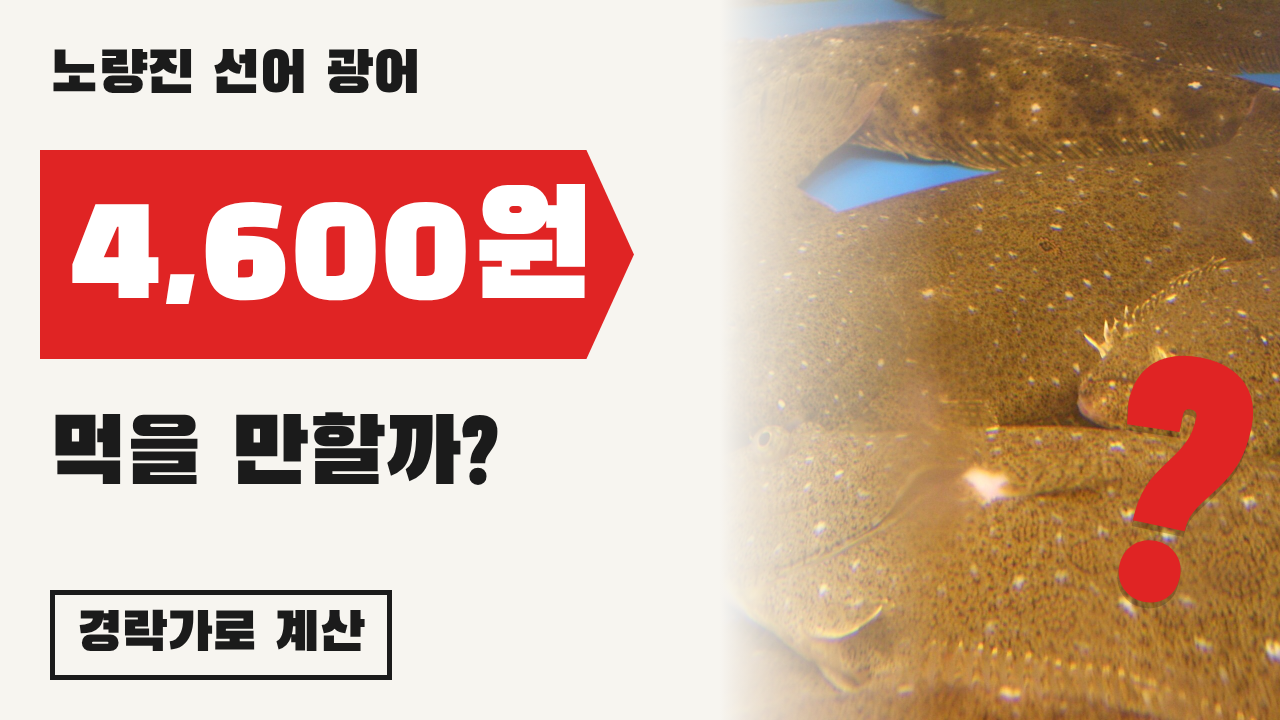
#> input picture .claude/skills/ranking-video/patterns/samples/01_썸네일.png, 1280 x 720 px
$ python checks.py '../../../../ranking-video/patterns/samples/01_썸네일.png'
#> lines starting #> are read from the running program, lines starting #| are printed output that depends on the picture
"""Numeric look checks for a frame (PNG/JPG) against the target style numbers.

python -m toon2d.checks frame1.png [frame2.png ...]
"""
import sys

import numpy as np

TARGETS = {
    'L_mean': (43, 58), 'L_p1': (7, 19), 'L_p5': (11, 26), 'L_p95': (74, 90), 'L_std': (17, 24),
    'chroma_mean': (24, 38), 'shadow_a': (4, 22), 'shadow_b': (-16, 2), 'hi_b': (2, 20),
    'vignette': (0.62, 0.9), 'near_black_pct': (0.2, 11),
}


def srgb_to_lab(rgb):
    c = rgb.astype(np.float32) / 255.0
    c = np.where(c <= 0.04045, c / 12.92, ((c + 0.055) / 1.055) ** 2.4)
    M = np.array([[0.4124, 0.3576, 0.1805], [0.2126, 0.7152, 0.0722], [0.0193, 0.1192, 0.9505]], np.float32)
    xyz = c @ M.T
    xyz /= np.array([0.95047, 1.0, 1.08883], np.float32)
    f = np.where(xyz > 0.008856, np.cbrt(xyz), 7.787 * xyz + 16 / 116)
    L = 116 * f[..., 1] - 16
    a = 500 * (f[..., 0] - f[..., 1])
    b = 200 * (f[..., 1] - f[..., 2])
    return L, a, b


def measure(rgb, caption_mask=True):
    h, w = rgb.shape[:2]
    small = rgb[::4, ::4, :3]
    L, a, b = srgb_to_lab(small)
    if caption_mask:   # ignore the caption band (white text skews highlights)
        hh = L.shape[0]
        keep = np.ones_like(L, bool)
        keep[int(hh * 0.62):int(hh * 0.78), :] = False
    else:
        keep = np.ones_like(L, bool)
    Lk, ak, bk = L[keep], a[keep], b[keep]
    sh = Lk < 35
    hi = Lk > 70
    ch = np.hypot(ak, bk)
    hh, ww = L.shape
    cy0, cy1, cx0, cx1 = int(hh * 0.35), int(hh * 0.65), int(ww * 0.35), int(ww * 0.65)
    cs = int(min(hh, ww) * 0.12)
    corners = np.concatenate([L[:cs, :cs].ravel(), L[:cs, -cs:].ravel(), L[-cs:, :cs].ravel(), L[-cs:, -cs:].ravel()])
    return {
        'L_mean': float(Lk.mean()), 'L_p1': float(np.percentile(Lk, 1)), 'L_p5': float(np.percentile(Lk, 5)),
        'L_p95': float(np.percentile(Lk, 95)), 'L_std': float(Lk.std()), 'chroma_mean': float(ch.mean()),
        'shadow_a': float(ak[sh].mean()) if sh.any() else 0.0, 'shadow_b': float(bk[sh].mean()) if sh.any() else 0.0,
        'hi_b': float(bk[hi].mean()) if hi.any() else 0.0,
        'vignette': float(corners.mean() / max(1e-3, L[cy0:cy1, cx0:cx1].mean())),
        'near_black_pct': float((Lk < 10).mean() * 100),
    }


def report(m):
    out, bad = [], 0
    for k, v in m.items():
        lo, hi = TARGETS[k]
        ok = lo <= v <= hi
        bad += not ok
        out.append('%-15s %7.2f  [%g..%g] %s' % (k, v, lo, hi, 'ok' if ok else '<-- off'))
    return '\n'.join(out), bad


def main(paths):
    from PIL import Image
    tot = 0
    for p in paths:
        rgb = np.asarray(Image.open(p).convert('RGB'))
#> rgb is the input picture: shape (720, 1280, 3); mean R, G, B 203.6, 167.4, 147.3
        txt, bad = report(measure(rgb))
#> in srgb_to_lab, `c = np.where(c <= 0.04045, c / 12.92, ((c + 0.055) / 1.055) ** 2.4)`:
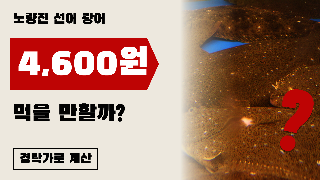
#> c: shape (180, 320, 3) float32; mean R, G, B 0.666, 0.518, 0.454
#> in srgb_to_lab, `xyz = c @ M.T`:
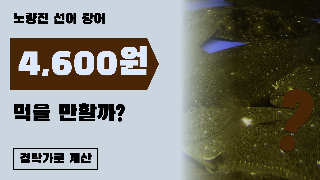
#> xyz: shape (180, 320, 3) float32; mean R, G, B 0.542, 0.545, 0.506; drawn with min black and max white
#> in srgb_to_lab, `xyz /= np.array([0.95047, 1.0, 1.08883], np.float32)`:
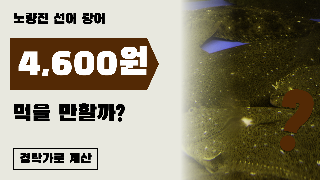
#> xyz: shape (180, 320, 3) float32; mean R, G, B 0.57, 0.545, 0.465; drawn with min black and max white
#> in srgb_to_lab, `f = np.where(xyz > 0.008856, np.cbrt(xyz), 7.787 * xyz + 16 / 116)`:
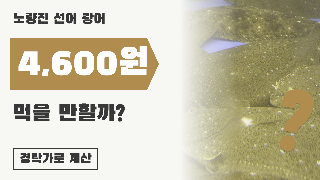
#> f: shape (180, 320, 3) float32; mean R, G, B 0.781, 0.759, 0.667
#> in srgb_to_lab, `L = 116 * f[..., 1] - 16`:
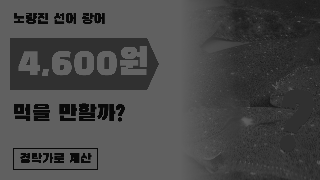
#> L: shape (180, 320) float32; min 9.77, max 100, mean 72
#> in srgb_to_lab, `a = 500 * (f[..., 0] - f[..., 1])`:
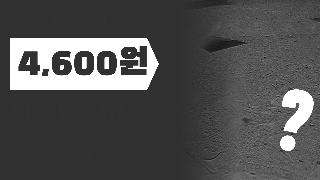
#> a: shape (180, 320) float32; min -16.5, max 68.45, mean 11.2; drawn with min black and max white
#> in srgb_to_lab, `b = 200 * (f[..., 1] - f[..., 2])`:
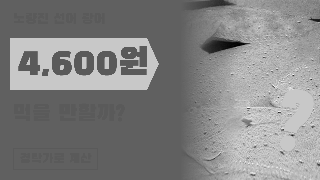
#> b: shape (180, 320) float32; min -40.33, max 72.8, mean 18.3; drawn with min black and max white
#> in measure, `corners = np.concatenate([L[:cs, :cs].ravel(), L[:cs, -cs:].ravel(), L..`: corners = 1764 values, max 96.56 at index 0, min 9.77 at index 287, mean 67.33
#> in report, `out, bad = [], 0`: out = []; bad = 0
#> the loop in report, `for k, v in m.items():` made 11 passes
#> (k, v, lo, hi, ok, bad) on passes 1 to 11: ('L_mean', 71.27, 43, 58, False, 1), ('L_p1', 9.77, 7, 19, True, 1), ('L_p5', 33.67, 11, 26, False, 2), ('L_p95', 96.56, 74, 90, False, 3), ('L_std', 25.84, 17, 24, False, 4), ('chroma_mean', 24.27, 24, 38, True, 4), ('shadow_a', 4.1, 4, 22, True, 4), ('shadow_b', 9.51, -16, 2, False, 5), ('hi_b', 4.06, 2, 20, True, 5), ('vignette', 0.8, 0.62, 0.9, True, 5), ('near_black_pct', 3.29, 0.2, 11, True, 5)
#> after the loop in report, `for k, v in m.items():`: bad = 5; out = 11 items
#> bad = 5
        tot += bad
#> tot = 5
        print('==', p, '(%d off)' % bad)
#| == ../../../../ranking-video/patterns/samples/01_썸네일.png (5 off)
        print(txt)
#| L_mean            71.27  [43..58] <-- off
#| L_p1               9.77  [7..19] ok
#| L_p5              33.67  [11..26] <-- off
#| L_p95             96.56  [74..90] <-- off
#| L_std             25.84  [17..24] <-- off
#| chroma_mean       24.27  [24..38] ok
#| shadow_a           4.10  [4..22] ok
#| shadow_b           9.51  [-16..2] <-- off
#| hi_b               4.06  [2..20] ok
#| vignette           0.80  [0.62..0.9] ok
#| near_black_pct     3.29  [0.2..11] ok
    return tot


if __name__ == '__main__':
#> (the run stopped early here; a loop or call above may not have finished)

$ run again, on .claude/skills/ranking-video/patterns/samples/04_썸네일.png
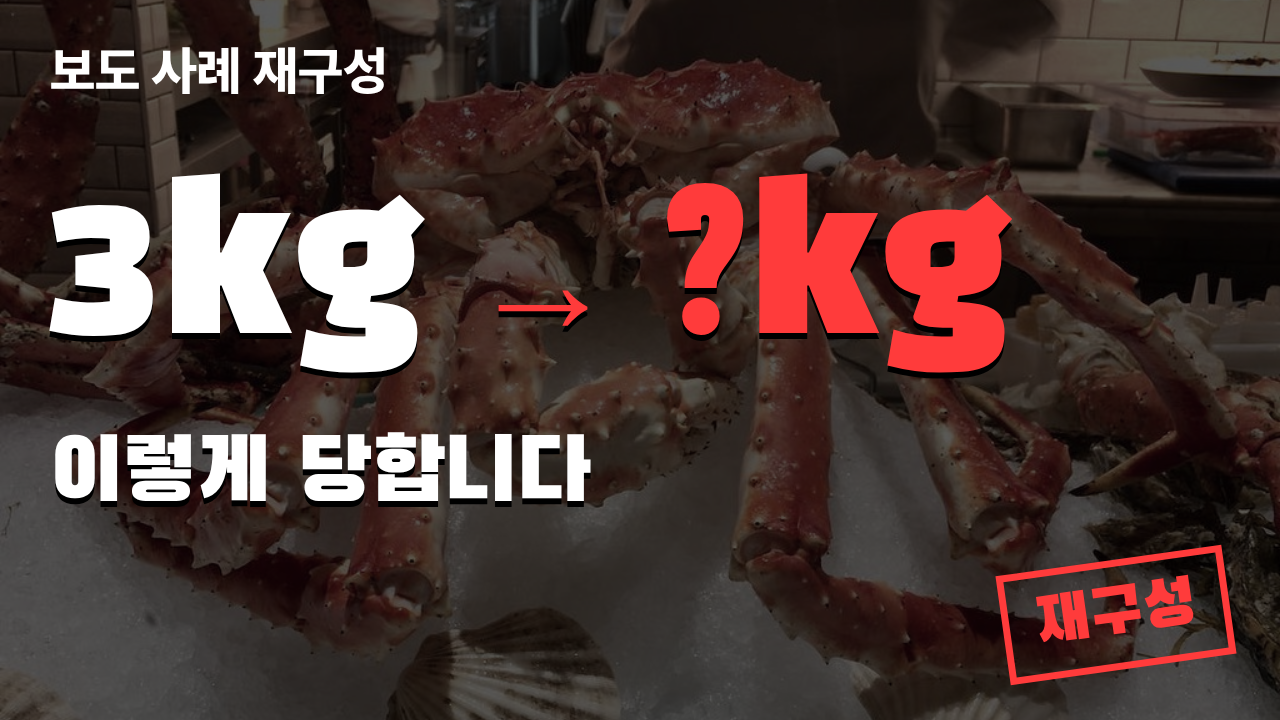
#> input picture .claude/skills/ranking-video/patterns/samples/04_썸네일.png, 1280 x 720 px
#> in main, rgb is the input picture: shape (720, 1280, 3); mean R, G, B 72.2, 53.1, 49.5
#> in srgb_to_lab, `L = 116 * f[..., 1] - 16`:
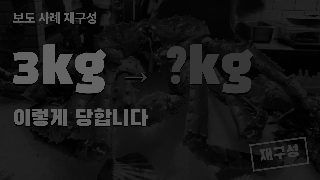
#> L: shape (180, 320) float32; min 0, max 100, mean 23.6
#> in srgb_to_lab, `b = 200 * (f[..., 1] - f[..., 2])`:
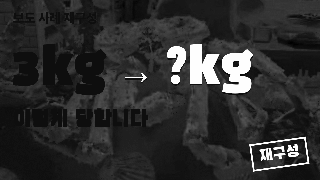
#> b: shape (180, 320) float32; min -2.81, max 47.06, mean 6.2; drawn with min black and max white
#> corners = 1764 values, max 100 at index 287, min 0.585 at index 1402, mean 24.68
#> in report, `out, bad = [], 0`: out = []; bad = 0
#> the loop in report, `for k, v in m.items():` made 11 passes
#> (k, v, lo, hi, ok, bad) on passes 1 to 8: ('L_mean', 22.86, 43, 58, False, 1), ('L_p1', 0.685, 7, 19, False, 2), ('L_p5', 2.33, 11, 26, False, 3), ('L_p95', 100, 74, 90, False, 4), ('L_std', 23.56, 17, 24, True, 4), ('chroma_mean', 10.7, 24, 38, False, 5), ('shadow_a', 4.43, 4, 22, True, 5), ('shadow_b', 4.59, -16, 2, False, 6)
#> after the loop in report, `for k, v in m.items():`: bad = 9; out = 11 items
#> in main, `txt, bad = report(measure(rgb))`: bad = 9
#| == ../../../../ranking-video/patterns/samples/04_썸네일.png (9 off)
#| L_mean            22.86  [43..58] <-- off
#| L_p1               0.68  [7..19] <-- off
#| L_p5               2.33  [11..26] <-- off
#| L_p95            100.00  [74..90] <-- off
#| L_std             23.56  [17..24] ok
#| chroma_mean       10.70  [24..38] <-- off
#> (further printed lines are left out)

$ run again, on .claude/skills/ranking-video/patterns/samples/05_썸네일.png
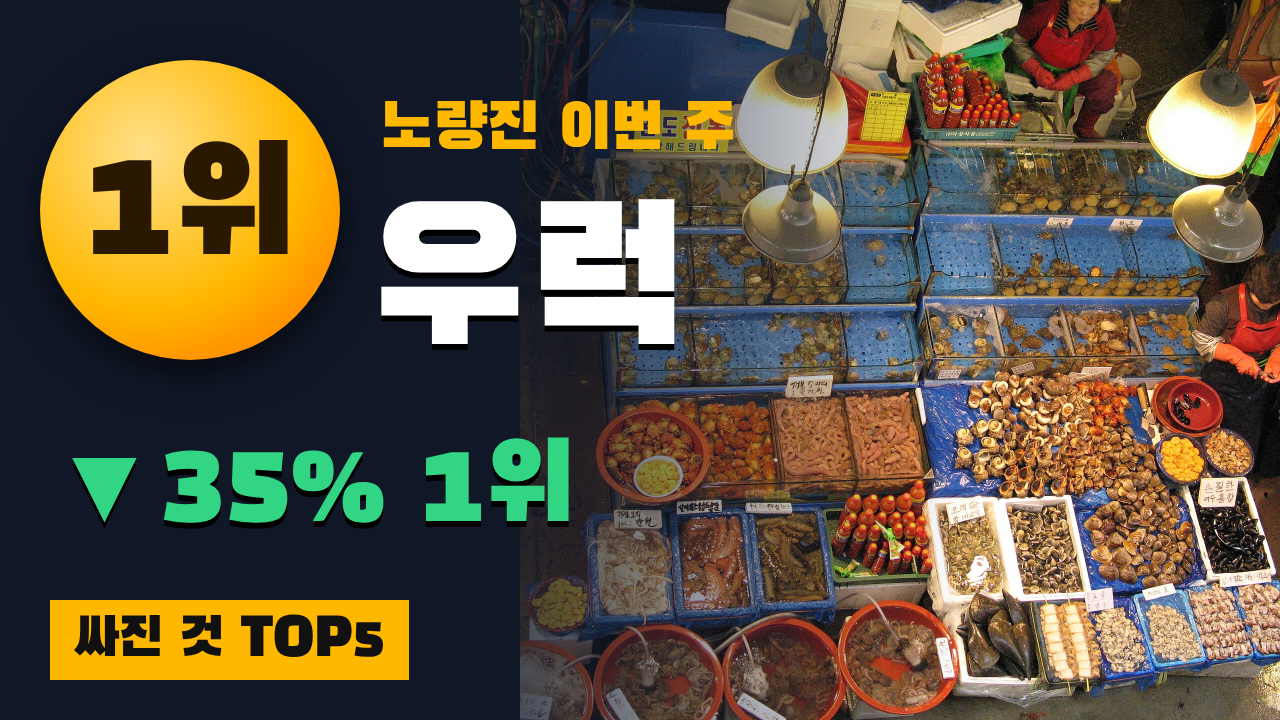
#> input picture .claude/skills/ranking-video/patterns/samples/05_썸네일.png, 1280 x 720 px
#> in main, rgb is the input picture: shape (720, 1280, 3); mean R, G, B 98.1, 86.4, 65.5
#> in srgb_to_lab, `b = 200 * (f[..., 1] - f[..., 2])`:
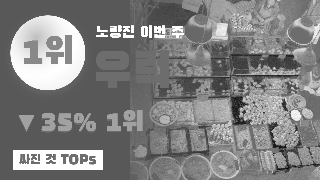
#> b: shape (180, 320) float32; min -61.91, max 81.9, mean 11; drawn with min black and max white
#> corners = 1764 values, max 98.39 at index 1531, min 0.608 at index 452, mean 25.35
#> in report, `out, bad = [], 0`: out = []; bad = 0
#> the loop in report, `for k, v in m.items():` made 11 passes
#> (k, v, lo, hi, ok, bad) on passes 1 to 8: ('L_mean', 36.42, 43, 58, False, 1), ('L_p1', 3.92, 7, 19, False, 2), ('L_p5', 6.63, 11, 26, False, 3), ('L_p95', 92.01, 74, 90, False, 4), ('L_std', 29.43, 17, 24, False, 5), ('chroma_mean', 24.03, 24, 38, True, 5), ('shadow_a', 4.17, 4, 22, True, 5), ('shadow_b', -3.06, -16, 2, True, 5)
#> after the loop in report, `for k, v in m.items():`: bad = 7; out = 11 items
#> in main, `txt, bad = report(measure(rgb))`: bad = 7
#| == ../../../../ranking-video/patterns/samples/05_썸네일.png (7 off)
#| L_mean            36.42  [43..58] <-- off
#| L_p1               3.92  [7..19] <-- off
#| L_p5               6.63  [11..26] <-- off
#| L_p95             92.01  [74..90] <-- off
#| L_std             29.43  [17..24] <-- off
#| chroma_mean       24.03  [24..38] ok
#> (further printed lines are left out)
